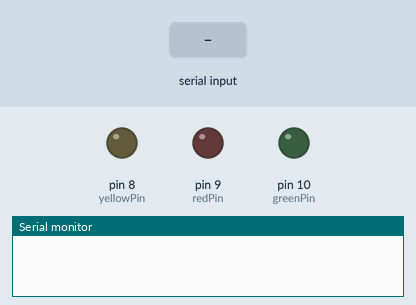
Recording of a sketch running on a simulated Arduino Uno, built with avr-gcc and run on an emulated ATmega328P. On the bench: output pins drawn as LEDs (lit = HIGH), the last lines printed to the serial monitor. The inputs (shaded band) are chosen by the test bench.

Above: at 1.2 s.
1.3 s: "90,45\n" received over Serial
At 2.2 s:
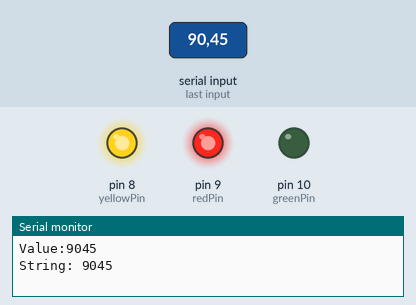
2.8 s: "30,150\n" received over Serial
At 3.4 s:
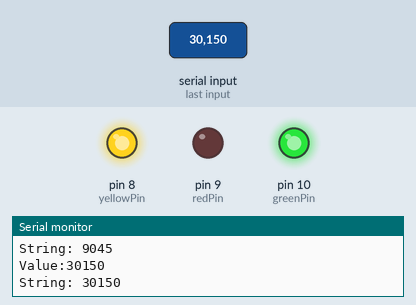
4.3 s: "1\n" received over Serial
At 5.5 s:
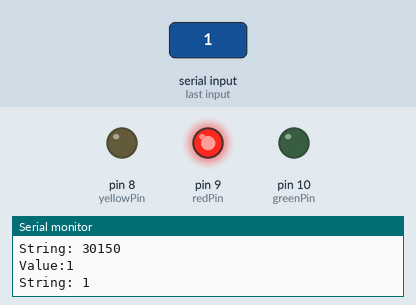
5.8 s: "90\n" received over Serial
At 6.7 s:
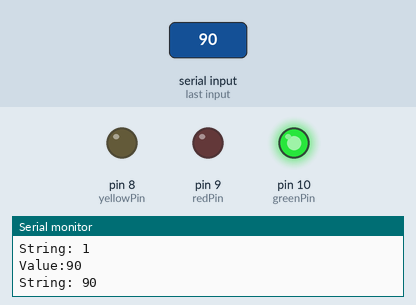
7.3 s: "5\n" received over Serial
At 7.8 s:
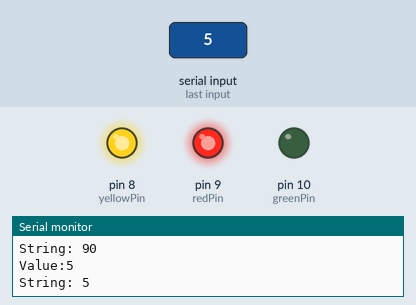
8.8 s: "200\n" received over Serial
At 10.2 s:
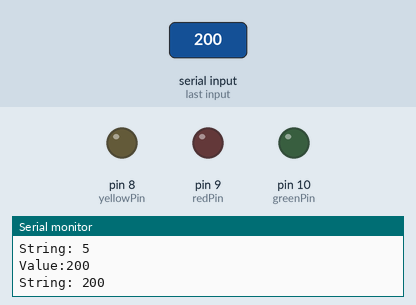
Timing chart, 0 to 11.3 s (numbered marks = the images above; inputs shaded):
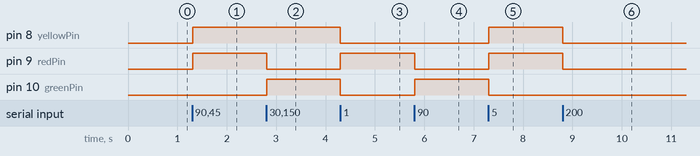

Measured:
- after the input at 1.3 s, pin 8 (yellowPin), pin 9 (redPin): LOW → HIGH at once
- after the input at 2.8 s, pin 9 (redPin): HIGH → LOW at once; pin 10 (greenPin): LOW → HIGH at once
- after the input at 4.3 s, pin 8 (yellowPin), pin 10 (greenPin): HIGH → LOW at once; pin 9 (redPin): LOW → HIGH at once
- after the input at 5.8 s, pin 9 (redPin): HIGH → LOW at once; pin 10 (greenPin): LOW → HIGH at once
- after the input at 7.3 s, pin 8 (yellowPin), pin 9 (redPin): LOW → HIGH at once; pin 10 (greenPin): HIGH → LOW at once
- after the input at 8.8 s, pin 8 (yellowPin), pin 9 (redPin): HIGH → LOW at once

The sketch:

build-lights-arduino.ino
```cpp
const int redPin = 9;
const int greenPin = 10;
const int yellowPin = 8;

const int redFlagPosition = 0;  //0 position
const int greenFlagPosition = 1; //1 position
const int yellowFlagPosition = 2;//2 position

byte lightFlags = 0;
String inString = "";    // string to hold input

void setup() {
 // initialize serial:
  Serial.begin(9600);
  // make the pins outputs:
  pinMode(redPin, OUTPUT);
  pinMode(greenPin, OUTPUT);
  pinMode(yellowPin, OUTPUT);

}

void loop() {
  //if there's any serial available, read it:
  while (Serial.available() > 0) {

    int inChar = Serial.read();
    if (isDigit(inChar)) {
      // convert the incoming byte to a char and add it to the string:
      inString += (char)inChar;
    }
    // if you get a newline, print the string, then the string's value:
    if (inChar == '\n') {

      Serial.print("Value:");
      Serial.println(inString.toInt());
      Serial.print("String: ");
      Serial.println(inString);
      byte nLightFlags = (byte)inString.toInt();
      if(nLightFlags==lightFlags){
        inString = "";
        return;
      }
      else{
        lightFlags = nLightFlags;
      }
      setLightPinState(redPin, redFlagPosition);
      setLightPinState(greenPin, greenFlagPosition);
      setLightPinState(yellowPin, yellowFlagPosition);
      inString = "";
    }


  }
}


void setLightPinState(int pin, int position){
   if(bitRead(lightFlags, position)==1){
      digitalWrite(pin, HIGH);
    }
    else{
      digitalWrite(pin, LOW);
    }
}
```
